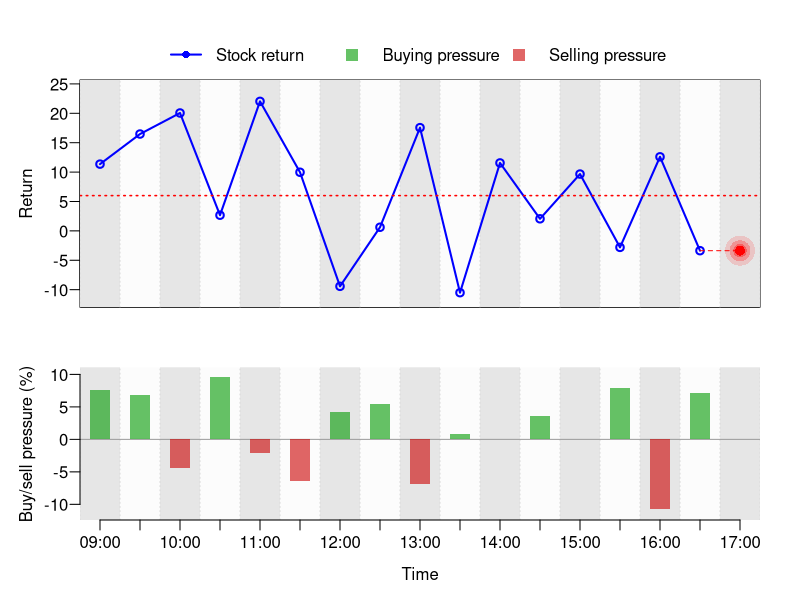

Reproduce this figure in R.
# market_simulation.R
# -----------------------------------
# Simulate price and order flow variables
# -----------------------------------

library(here)
library(rstudioapi)
setwd(dirname(getActiveDocumentContext()$path))

marketsim <- function(
    N         = 16,     # number of half-hour intervals between 09:00 and 17:00
    mu        = 0.06,   # expected return
    sigma     = 0.09,   # std dev of baseline returns
    sigma_imb = 0.05,   # std dev of imbalance (IID)
    match_var = TRUE,   # match Var(r_pred) = Var(r)
    seed      = NULL,
    informative = 1,    # 1: plot r_pred, 0: plot iid r
    plot      = TRUE,
    save_png  = FALSE,
    outdir    = "../plots"
) {
  if (!is.null(seed)) set.seed(seed)
  if (N < 2) stop("N must be >= 2")
  if (N != 16) warning("For 30-min steps from 09:00 to 17:00, N should be 16.")
  
  ## ----------------------------
  ## 1) Simulate processes
  ## ----------------------------
  # Baseline iid returns: r_t = mu + eps1_t
  eps1 <- rnorm(N, mean = 0, sd = sigma)
  r    <- mu + eps1
  
  # IID imbalance: imb_t ~ N(0, sigma_imb^2)
  imb  <- rnorm(N+1, mean = 0, sd = sigma_imb)
  
  # Predictable returns: r_pred_t = mu + imb_t + eps2_t
  if (match_var) {
    if (sigma_imb >= sigma) {
      stop("sigma_imb must be < sigma to match variances.")
    }
    sigma_eps <- sqrt(sigma^2 - sigma_imb^2)
  } else {
    sigma_eps <- sigma
  }
  eps2   <- rnorm(N, mean = 0, sd = sigma_eps)
  r_pred <- mu + imb[1:N] + eps2
  imb <- imb[2:(N+1)]
  
  ret_top <- if (informative == 1) r_pred else r
  
  ## --- NEW: percentage versions used only for plotting ---  # <<<
  ret_top_pct <- 100 * ret_top                              # <<<
  mu_pct      <- 100 * mu                                   # <<<
  imb_pct     <- 100 * imb                                  # <<<
  
  ## ----------------------------
  ## 2) Geometry for imbalance bars
  ## ----------------------------
  centers <- (1:N) - 0.5        # centers of intervals [t-1,t]
  w       <- 0.5                # bar width
  
  bar_xmin <- centers - w/2
  bar_xmax <- centers + w/2
  
  orders_ylim <- range(imb_pct) * 1.15
  if (diff(orders_ylim) == 0) orders_ylim <- orders_ylim + c(-0.01, 0.01)
  
  price_ylim  <- range(c(ret_top_pct, mu_pct)) * 1.1
  
  ## ----------------------------
  ## 3) Time labels: 09:00–17:00 every 30min
  ## ----------------------------
  times <- seq(from = as.POSIXct("09:00", format = "%H:%M"),
               to   = as.POSIXct("17:00", format = "%H:%M"),
               by   = "30 min")
  time_labels <- format(times, "%H:%M")
  
  price_x   <- centers              # same centers
  label_pos <- c(price_x, N + 0.5)  # extra tick at 17:00
  
  ## ----------------------------
  ## 4) Plot helper (draw once on current device)
  ## ----------------------------
  draw_plot <- function() {
    layout(matrix(c(1, 2), nrow = 2),
           heights = c(1.2, 1))
    
    ## ------------------------------
    ## TOP PANEL: returns
    ## ------------------------------
    par(mar = c(1, 4, 4, 2), mgp = c(2.2, 0.6, 0))
    
    plot(price_x, ret_top,
         type = "n",
         xlab = "Time", ylab = "Return",
         xlim = c(0, N + 1), ylim = price_ylim,
         xaxs = "i", xaxt = "n", yaxt = "s", las=2)
    
    usr  <- par("usr")
    ymin <- usr[3]
    ymax <- usr[4]
    
    # alternating gray bands
    for (t in 1:(N + 1)) {
      rect(t - 1, ymin,
           t,     ymax,
           col = ifelse(t %% 2 == 0, gray(0.99), gray(0.9)),
           border = NA)
    }
    abline(v = 0:(N + 1), col = "gray85", lty = "dotted")
    
    # return line
    lines(price_x, ret_top_pct, type = "o", lwd = 2, col = "blue")
    
    # horizontal line at mu
    abline(h = mu_pct, col = "red", lty = 3, lwd = 1.5)
    
    # prediction dot at 17:00 (N+0.5)
    x_last <- tail(price_x, 1)
    y_last_pct <- tail(ret_top_pct, 1)
    x_pred <- N + 0.5
    
    segments(x_last, y_last_pct, x_pred, y_last_pct,
             lty = 2, col = "red")
    
    # fuzzy halo + solid core + ?
    points(x_pred, y_last_pct, pch = 16, col = rgb(1, 0, 0, 0.15), cex = 4)
    points(x_pred, y_last_pct, pch = 16, col = rgb(1, 0, 0, 0.25), cex = 2.8)
    points(x_pred, y_last_pct, pch = 16, col = rgb(1, 0, 0, 0.35), cex = 1.8)
    points(x_pred, y_last_pct, pch = 16, col = "red",                 cex = 1.3)
    # text(x_pred, y_last_pct, labels = "?", pos = 4,                   # <<<
    #      col = "red", cex = 1.5, font = 2)
    
    legend("top",
           horiz = TRUE,
           inset = c(0, -0.2),
           xpd   = TRUE,
           legend = c(
             if (informative == 1) "Stock return" else "Stock return",
             "Buying pressure",
             "Selling pressure"
           ),
           col    = c(
             "blue",
             rgb(0, 0.6, 0, 0.6),   # green
             rgb(0.8, 0, 0, 0.6)    # red
           ),
           lwd    = c(2, NA, NA),
           pch    = c(16, 15, 15),   # 15 = square
           pt.cex = c(1, 1.6, 1.6),
           lty    = c(1, NA, NA),
           bty    = "n")
    
    # axis(1, at = label_pos, labels = time_labels,
    #      cex.axis = 0.9, las = 1)
    
    ## ------------------------------
    ## BOTTOM PANEL: single imbalance
    ## ------------------------------
    par(mar = c(4, 4, 2, 2), mgp = c(2.2, 0.6, 0))
    
    plot(NA, xlim = c(0, N + 1), ylim = orders_ylim,
         xaxs = "i", yaxs = "i",
         xlab = "Time", ylab = "Buy/sell pressure (%)",
         axes = FALSE)
    
    for (t in 1:(N + 1)) {
      rect(t - 1, orders_ylim[1],
           t,     orders_ylim[2],
           col = ifelse(t %% 2 == 0, gray(0.99), gray(0.9)),
           border = NA)
    }
    
    abline(v = 0:(N + 1), col = "gray85", lty = "dotted")
    abline(h = 0, col = "gray60")
    
    # single bar per interval: green if positive, red if negative
    for (i in 1:N) {
      if (imb_pct[i] > 0) {                                 # <<< use imb_pct
        rect(bar_xmin[i], 0, bar_xmax[i], imb_pct[i],
             col = rgb(0, 0.6, 0, 0.6), border = NA)
      } else if (imb_pct[i] < 0) {
        rect(bar_xmin[i], 0, bar_xmax[i], imb_pct[i],
             col = rgb(0.8, 0, 0, 0.6), border = NA)
      }
    }
    
    axis(1, at = label_pos, labels = time_labels,
         cex.axis = 1, las = 1)
    axis(2, las = 2)
  }
  
  ## ----------------------------
  ## 5) Device logic
  ## ----------------------------
  if (plot) {
    draw_plot()
  }
  
  png_file <- NULL
  if (save_png) {
    if (!dir.exists(outdir)) dir.create(outdir, recursive = TRUE)
    png_file <- file.path(
      outdir,
      sprintf("sim_seed-%s_info-%d.png",
              ifelse(is.null(seed), "NA", as.character(seed)),
              informative)
    )
    
    if (plot) {
      dev.copy(png, png_file, width = 1800, height = 800, res = 150)
      dev.off()
    } else {
      png(png_file, width = 1800, height = 800, res = 150)
      draw_plot()
      dev.off()
    }
  }
  
  invisible(list(
    data = data.frame(
      t      = 1:N,
      r      = r,
      r_pred = r_pred,
      imb    = imb
    ),
    png_file = png_file
  ))
}
res <- marketsim(
  N = 16,
  mu = 0.06,
  sigma = 0.09,
  sigma_imb = 0.06,
  seed = 404,
  informative = 1,  # or 1 for r_pred
  plot = TRUE,
  save_png = TRUE,
  outdir = "../plots"
)
